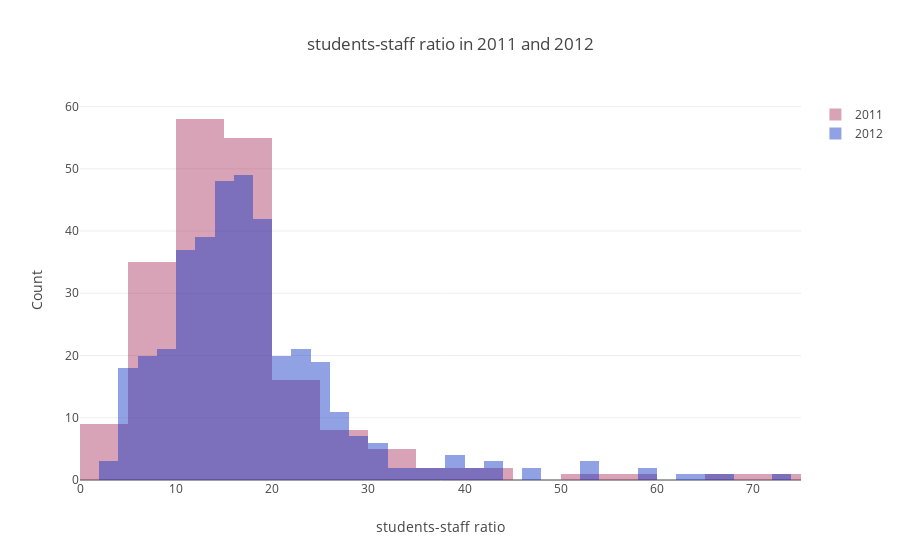

Source (notebook cell):
### Code cell
data = [trace1, trace2]
layout = go.Layout(barmode='overlay',
                   title=' students-staff ratio in 2011 and 2012',
                   xaxis=dict(title='students-staff ratio'),
                   yaxis=dict( title='Count'),
)
fig = go.Figure(data=data, layout=layout)
iplot(fig)

### Figure 1 — Plotly figure (JSON) as saved in the notebook; plotly's stock layout.template omitted (floating-point values rounded to 4 significant figures; data arrays with more than 128 entries replaced by an {"elided": "..."} marker saying what was removed)
{"data": [{"marker": {"color": "rgba(171, 50, 96, 0.6)"}, "name": "2011", "opacity": 0.75, "type": "histogram", "uid": "5ee3d568-5221-44a7-a8b5-d61b3ae597c3", "x": {"elided": "200 float values"}}, {"marker": {"color": "rgba(12, 50, 196, 0.6)"}, "name": "2012", "opacity": 0.75, "type": "histogram", "uid": "ec44298c-76e9-4856-b945-4a833e5b095d", "x": {"elided": "402 float values"}}], "layout": {"barmode": "overlay", "title": {"text": " students-staff ratio in 2011 and 2012"}, "xaxis": {"title": {"text": "students-staff ratio"}}, "yaxis": {"title": {"text": "Count"}}}}
